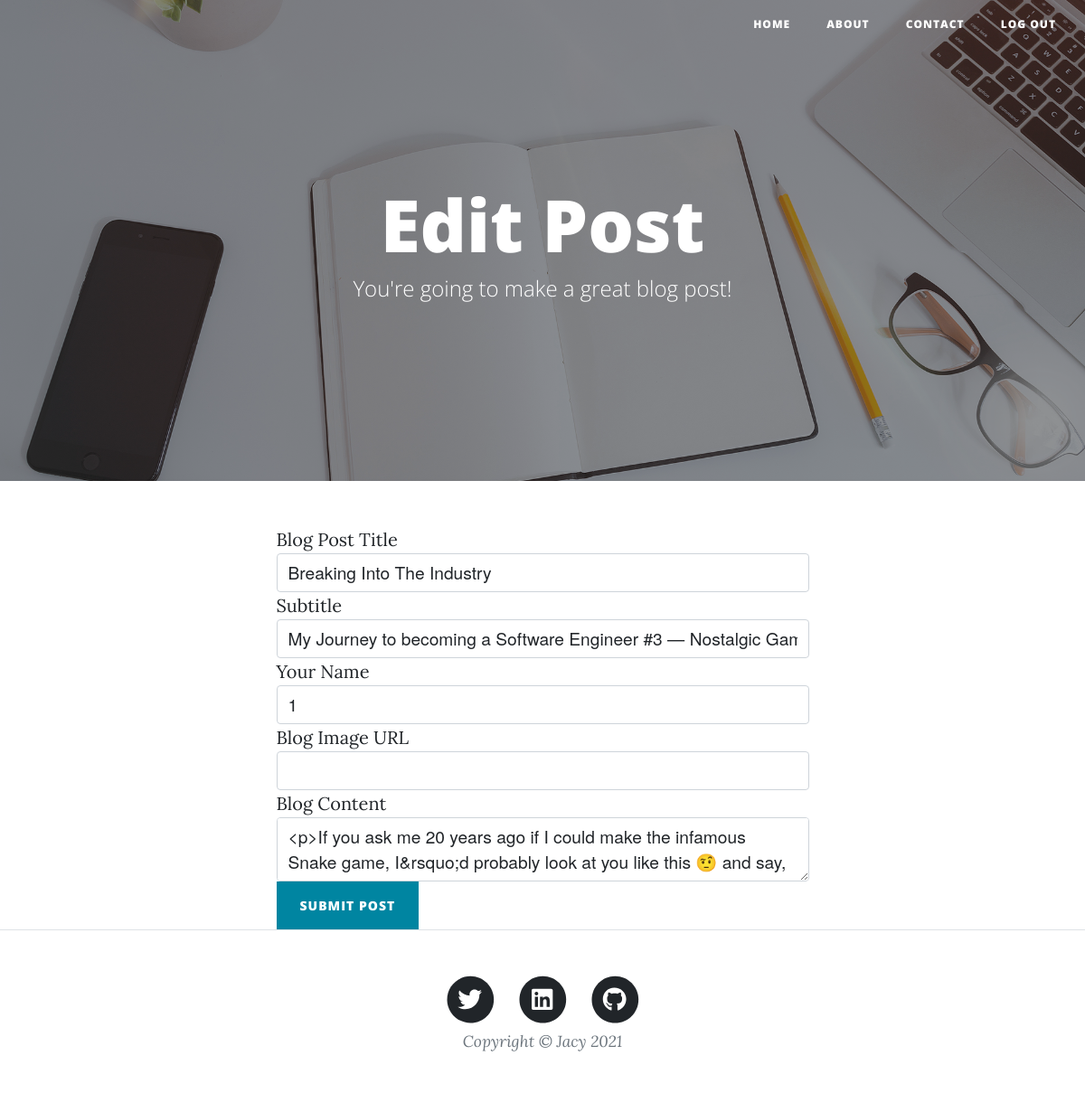
The page /edit-post/3 (signed in) on the database as committed earlier.
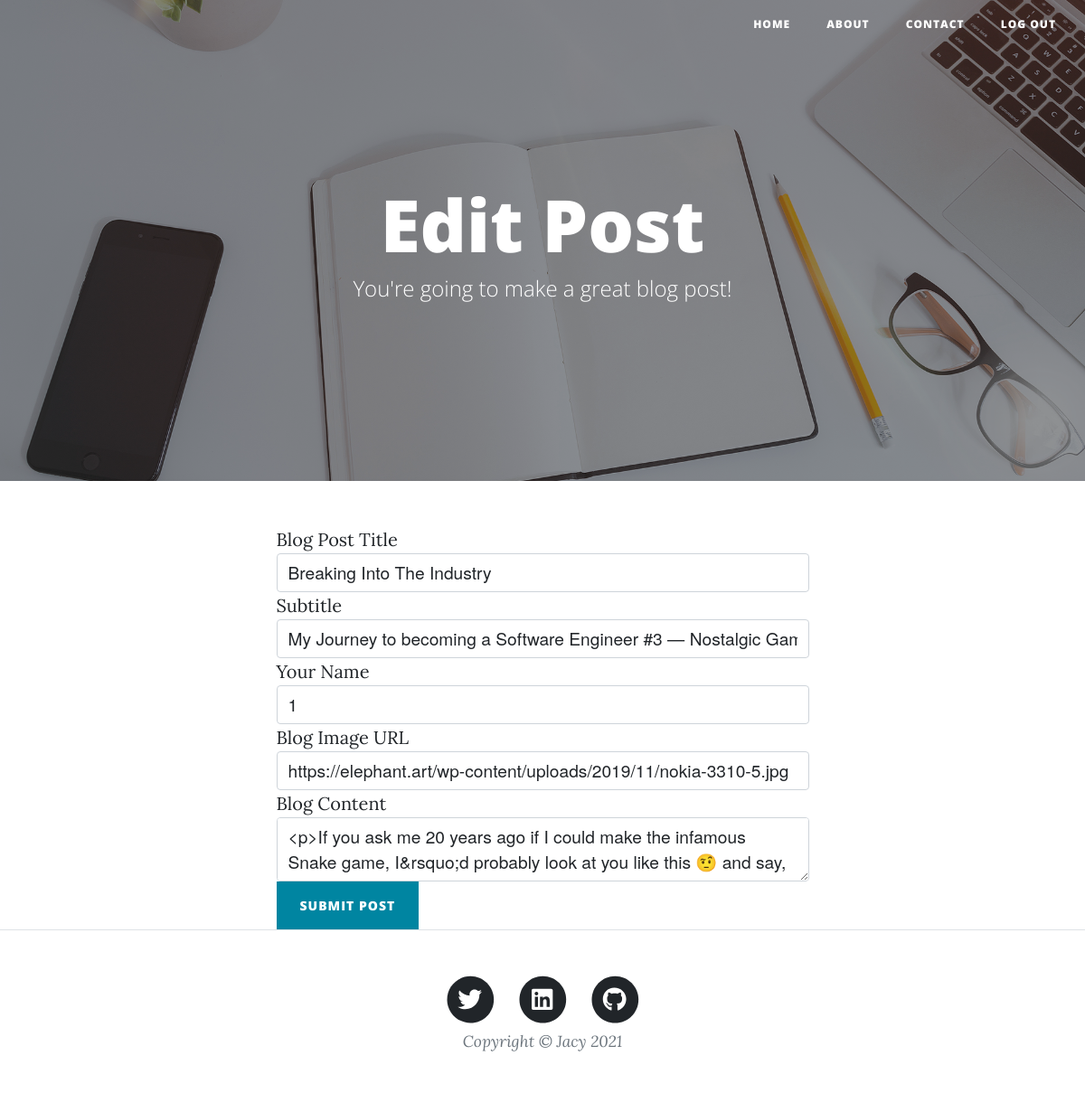
The same page on the database as committed later.
### main.py (models this page shows, shortened)
class BlogPost(db.Model, Base):
    __tablename__ = 'blog_posts'
    id = Column(Integer, primary_key=True)
    author_id = Column(Integer, ForeignKey('users.id'))
    author = relationship("User", back_populates="posts")
    title = Column(String(250), unique=False, nullable=False)
    subtitle = Column(String(250), nullable=False)
    date = Column(String(250), nullable=False)
    body = Column(Text, nullable=False)
    img_url = Column(String(250), nullable=False)
    comments = relationship("Comment", back_populates="blog_post")

### main.py (the view, shortened to what this page needs)
@app.route("/edit-post/<int:blog_id>", methods=['GET', 'POST'])
def edit(blog_id):
    requested_post = BlogPost.query.get(blog_id)
    now = datetime.datetime.now()
    edit_form = CreatePostForm(
        title=requested_post.title,
        subtitle=requested_post.subtitle,
        img_url=requested_post.img_url,
        author=current_user.id,
        body=requested_post.body
    )
    return render_template("make-post.html", form=edit_form, edit_successful=True, user=current_user)

### forms.py
class CreatePostForm(FlaskForm):
    title = StringField("Blog Post Title", validators=[DataRequired()])
    subtitle = StringField("Subtitle", validators=[DataRequired()])
    author = StringField("Your Name", validators=[DataRequired()])
    img_url = StringField("Blog Image URL", validators=[DataRequired(), URL(require_tld=True, message='Please enter a valid URL.')])
    body = CKEditorField("Blog Content", validators=[DataRequired()])
    submit = SubmitField("Submit Post")

### main.py (called while the page is built)
@login_manager.user_loader
def load_user(user_id):
    return User.query.get(int(user_id))

### templates/make-post.html (shortened to what this page needs)
{% import "bootstrap/wtf.html" as wtf %}
{% block content %}
{% include "header.html" %}
  <header class="masthead" style="background-image: url('{{ url_for('static', filename='assets/img/edit-bg.jpg') }}')">
    <div class="overlay"></div>
    <div class="container position-relative px-4 px-lg-5">
      <div class="row gx-4 gx-lg-5 justify-content-center">
        <div class="col-md-10 col-lg-8 col-xl-7">
          <div class="page-heading">
            {% if edit_successful: %}
              <h1>Edit Post</h1>
            {% else %}
              <h1>New Post</h1>
            {% endif %}
            <span class="subheading">You're going to make a great blog post!</span>
          </div>
        </div>
      </div>
    </div>
  </header>
    <div class="container px-4 px-lg-5">
      <div class="row gx-4 gx-lg-5 justify-content-center">
        <div class="col-md-10 col-lg-8 col-xl-7">
          {{ wtf.quick_form(form, novalidate=True, button_map={'submit': 'primary'}) }}
      </div>
    </div>
  </div>
{% include "footer.html" %}
{% endblock %}

Rows that differ between the two databases and show on the page:
changed BlogPost "Breaking Into The Industry": img_url (not shown) → "https://elephant.art/wp-content/uploads/2019/11/nokia-3310-5.jpg"
